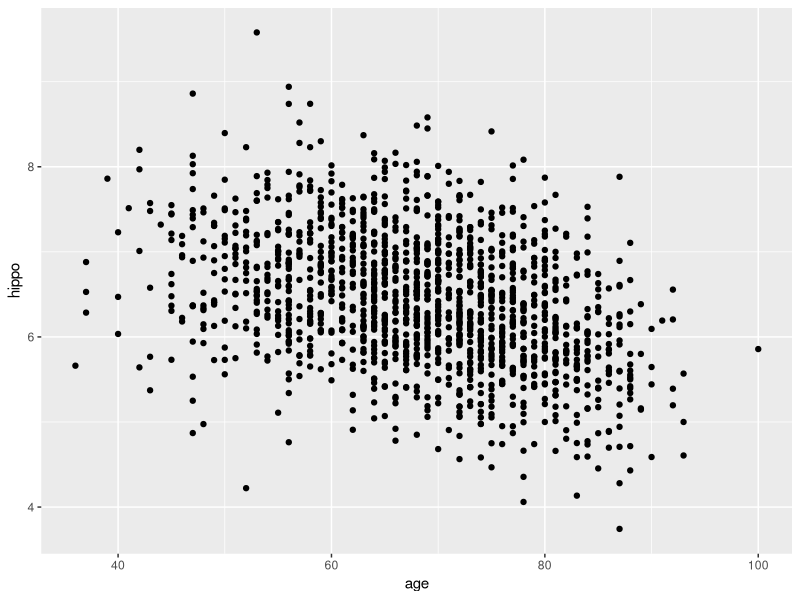
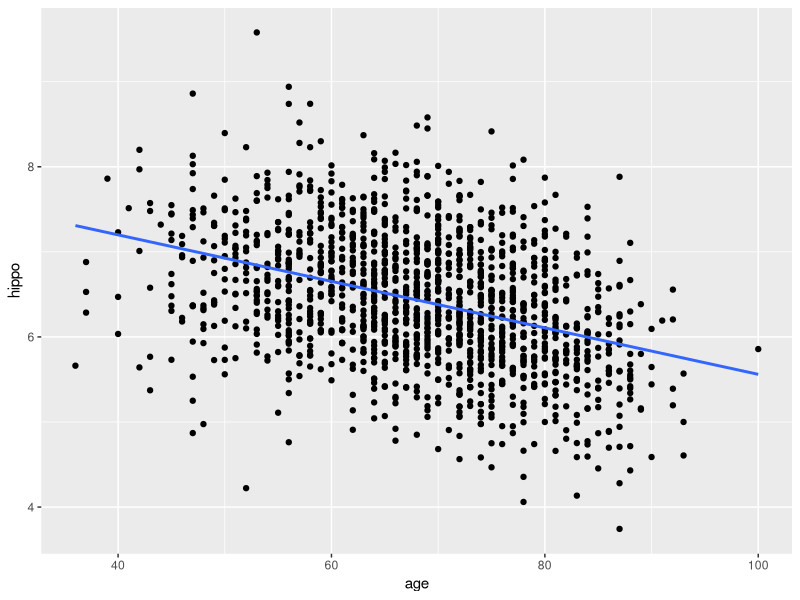
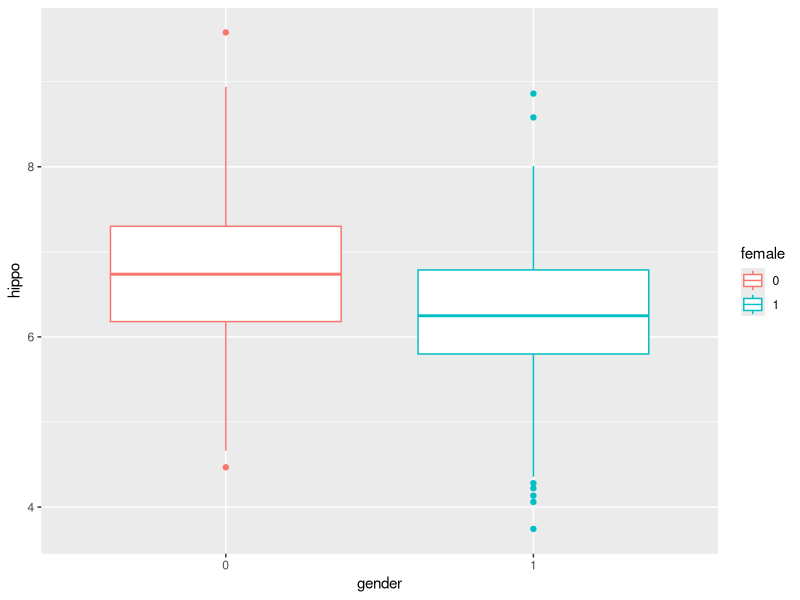
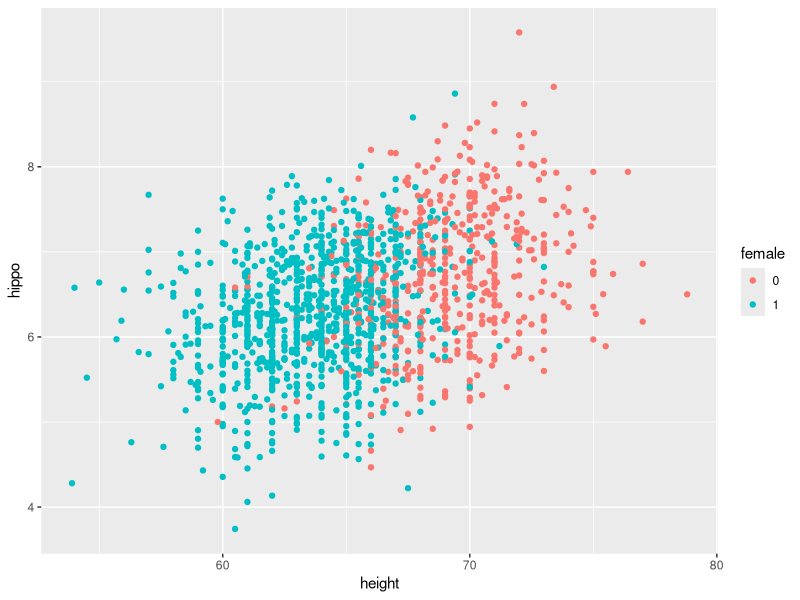
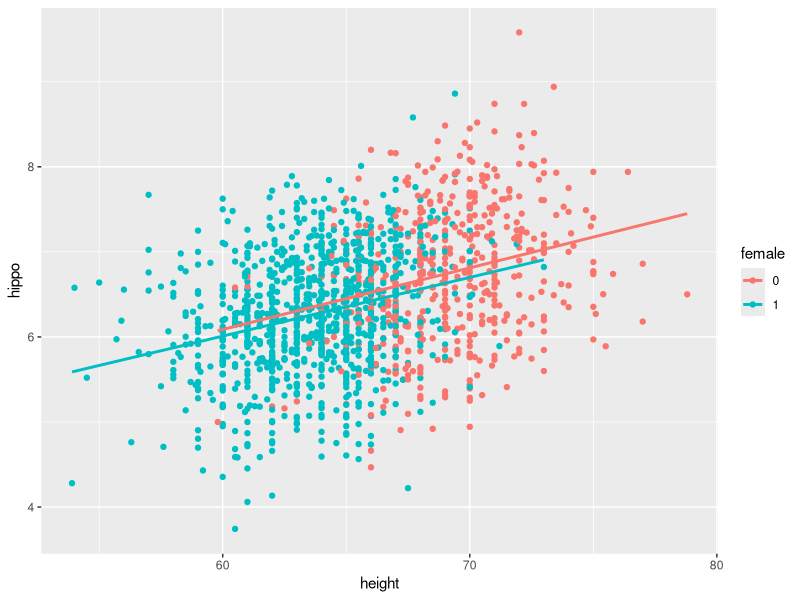
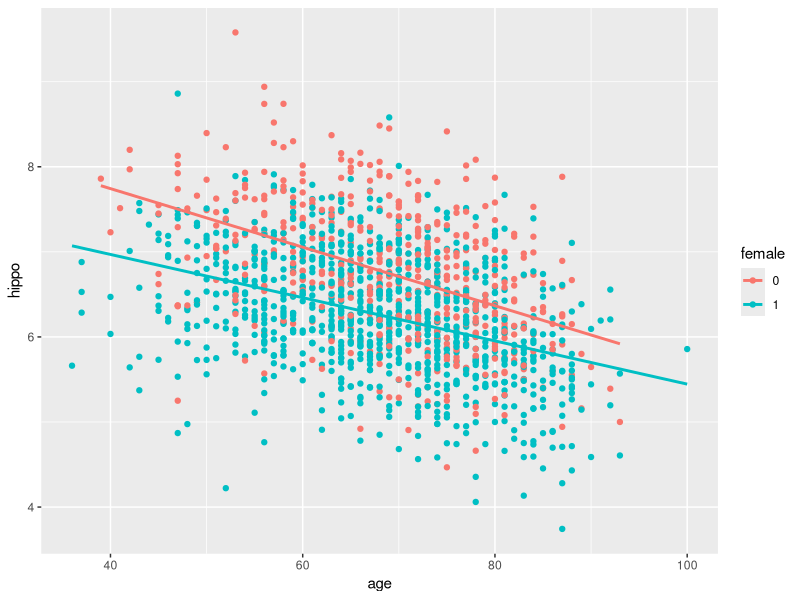

The R source for these figures, in order:
## ---- chunk 1
#| code-fold: true
#| fig-align: center

library(ggplot2)
alzheimer=read.csv("alzheimer_data.csv", header = TRUE)
alzheimer$female=as.factor(alzheimer$female)
alzheimer$diagnosis=as.factor(alzheimer$diagnosis)
alzheimer0=alzheimer[alzheimer$diagnosis=="0" & alzheimer$age>35,]
alzheimer0=data.frame(alzheimer0, hippo=alzheimer0$lhippo+alzheimer0$rhippo)
ggplot(alzheimer0, aes(x=age, y=hippo))+geom_point()
## ---- chunk 2
#| echo: true
obj=lm(hippo~age, data=alzheimer0)
coef(obj) #alternatively: obj$coefficients
## ---- chunk 3
#| fig-align: center
#| code-fold: true
ggplot(alzheimer0, aes(x = age, y = hippo)) + 
  geom_point() +
  geom_smooth(method="lm", se=FALSE)
## ---- chunk 4
#| echo: true
summary(obj)
confint(obj)
## ---- chunk 5
#| echo: TRUE
predict(obj, newdata = data.frame(age=44), interval = 'confidence')
predict(obj, newdata = data.frame(age=44), interval = 'predict')
## ---- chunk 6
#| echo: TRUE
ggplot(alzheimer0, aes(x=female, y=hippo, color=female)) + geom_boxplot() +
  labs(x = "gender") 
summary(lm(hippo~female, data=alzheimer0))
## ---- chunk 7
#| echo: TRUE
ggplot(alzheimer0, aes(x=height, y=hippo, color=female))+geom_point()
summary(lm(hippo ~ height + female, data=alzheimer0))
## ---- chunk 8
#| echo: TRUE
ggplot(alzheimer0, aes(x=height, y=hippo, color=female))+
  geom_point()+
  geom_smooth(method=lm, se=F)
## ---- chunk 9
#| echo: TRUE
summary(lm(hippo ~ height* female, data=alzheimer0))
## ---- chunk 10
#| echo: true
#| code-fold: true
obj0=lm(hippo ~ height, data=alzheimer0)
obj1=lm(hippo ~ height* female, data=alzheimer0)
anova(obj0, obj1)
## ---- chunk 11
#| echo: true
#| code-fold: true
ggplot(alzheimer0, aes(x=age, y=hippo, color=female))+
  geom_point()+
  geom_smooth(method=lm, se=F)
## ---- chunk 12
#| echo: true
#| code-fold: true
summary(lm(lhippo~ age*female, data=alzheimer0))
## ---- chunk 13
#| echo: true
#| code-fold: true
#plot(log(alzheimer0$weight), alzheimer0$hippo, xlab="weight", ylab="log(weight)")
summary(lm(hippo~log(weight), data=alzheimer0))
## ---- chunk 14
#| echo: true
#| code-fold: true
#plot(alzheimer0$height, log(alzheimer0$weight), xlab="height", ylab="log(weight)")
summary(lm(log(weight)~height, data=alzheimer0))
## ---- chunk 15
#| echo: true
#| code-fold: true
t.test(hippo~female, data=alzheimer0)
summary(lm(hippo~female, data=alzheimer0))
## ---- chunk 16
#| echo: TRUE
#| code-fold: true
summary(aov(lhippo~diagnosis, data=alzheimer))
summary(lm(lhippo~diagnosis, data=alzheimer))
#anova(lm(lhippo~diagnosis, data=alzheimer))
## ---- chunk 17
#| code-fold: true
#| echo: true
obj=lm(hippo~age, data=alzheimer0)
dim(model.matrix(obj))
head(model.matrix(obj))
## ---- chunk 18
#| code-fold: true
#| echo: true
obj=lm(hippo~female, data=alzheimer0)
dim(model.matrix(obj))
head(model.matrix(obj))
## ---- chunk 19
#| code-fold: true
#| echo: true
obj=lm(hippo~female, data=alzheimer0)
summary(obj)
## ---- chunk 20
obj=lm(hippo~female-1, data=alzheimer0)
summary(obj)
head(model.matrix(obj))
## ---- chunk 21
#| code-fold: true
#| echo: true
obj=lm(lhippo~diagnosis, data=alzheimer)
dim(model.matrix(obj))
head(model.matrix(obj))
## ---- chunk 22
#| code-fold: true
#| echo: true
obj=lm(lhippo~diagnosis, data=alzheimer)
summary(obj)
## ---- chunk 23
#| code-fold: true
#| echo: true
obj=lm(lhippo~diagnosis-1, data=alzheimer)
#obj=lm(lhippo~diagnosis+0, data=alzheimer) #also works
summary(obj)
## ---- chunk 24
#| code-fold: true
#| echo: true
obj=lm(lhippo~relevel(diagnosis, ref="1"), data=alzheimer)
summary(obj)
## ---- chunk 25
#| code-fold: true
#| echo: true
obj=lm(lhippo~diagnosis-1, data=alzheimer)
coef(obj)
vcov(obj)
## ---- chunk 26
#| code-fold: true
#| echo: true

a=matrix(c(-1, 0.5, 0.5), 1, 3)
print("estimate")
a%*%as.matrix(coef(obj), 3, 1) #estimate
print("standard error")
sqrt(a%*% vcov(obj) %*% t(a)) #se
## ---- chunk 27
#| code-fold: true
#| echo: true
t.stat=a%*%as.matrix(coef(obj), 3, 1) / sqrt(a%*% vcov(obj) %*% t(a))
print(t.stat)

df=df.residual(obj)
print("p-value")
2*(1-pt(abs(t.stat), df=df))

## ---- chunk 28
#| code-fold: true
#| echo: true
obj1=lm(hippo ~ height* female, data=alzheimer0)
coef(obj1)
## ---- chunk 29
#| code-fold: true
#| echo: true
X=model.matrix(obj1)
Y=as.matrix(alzheimer0$hippo, dim(alzheimer0)[1], 1)
solve(t(X)%*%X) %*% t(X) %*% Y
## ---- chunk 30
#| code-fold: true
#| echo: true
obj1=lm(hippo ~ height* female, data=alzheimer0)
X=model.matrix(obj1)
Y=as.matrix(alzheimer0$hippo, dim(alzheimer0)[1], 1)
H=X%*%solve(t(X)%*%X)%*% t(X)
sum(diag(H))
#eigen(H, only.values = TRUE)$values[1:10] #time consuming
